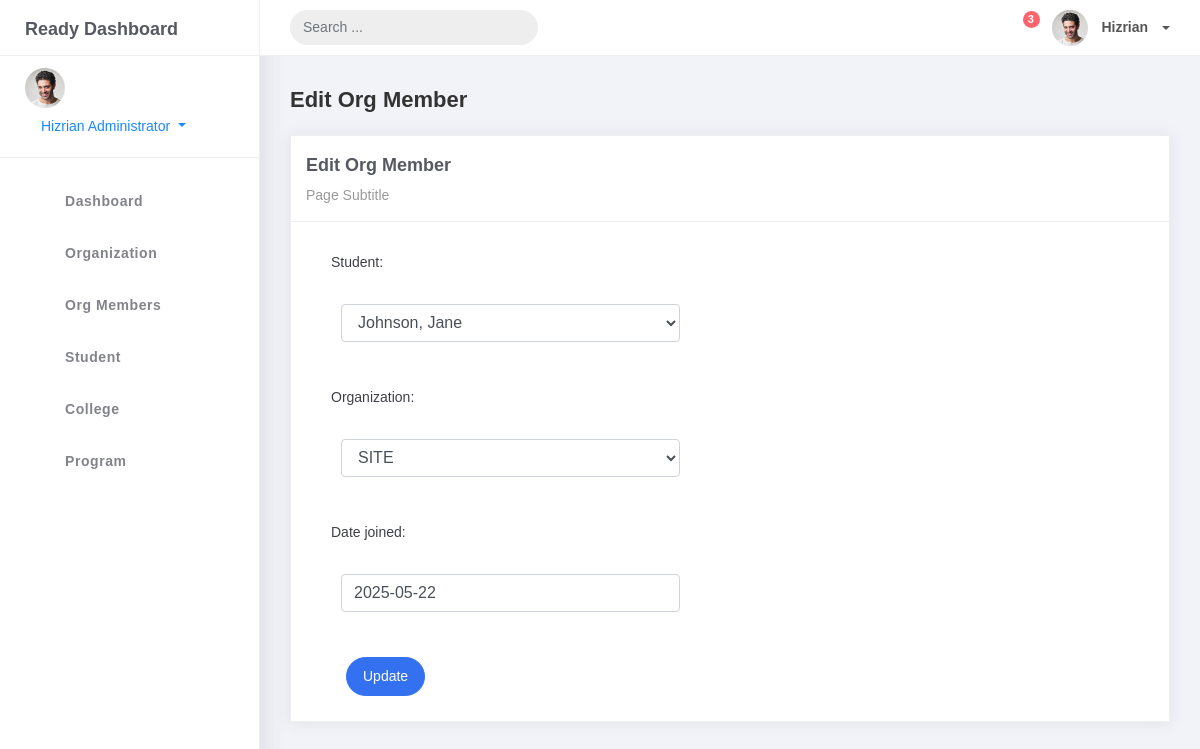
The app's page /orgmember_list/12 with its own data.
### studentorgs/models.py (models this page shows)
class BaseModel(models.Model):
    created_at = models.DateTimeField(auto_now_add=True, db_index=True)
    updated_at = models.DateTimeField(auto_now=True)
    class Meta:
        abstract = True

class OrgMember(BaseModel):
    student = models.ForeignKey(Student, on_delete=models.CASCADE)
    organization = models.ForeignKey(Organization, on_delete=models.CASCADE)  # Changed from Organization to organization
    date_joined = models.DateField()

### studentorgs/views.py (the view)
# urls.py: path('orgmember_list/<pk>', OrgMemberUpdateView.as_view(), name='orgmember-update'),
class OrgMemberUpdateView(UpdateView):
    model = OrgMember
    fields = '__all__'
    template_name = 'orgmember_edit.html'
    success_url = reverse_lazy('orgmember-list')

### studentorgs/models.py (called while the page is built)
    def __str__(self):
        return self.name

    def __str__(self):
        return f"{self.lastname}, {self.firstname}"

### templates/orgmember_edit.html (shortened to what this page needs)
{% extends 'base.html' %}
{% load static %}
{% block content %}
<div class="content">
    <div class="container-fluid">
        <h4 class="page-title">Edit Org Member</h4>
        <div class="row">
            <div class="col-md-12">
                <div class="card">
                    <div class="card-header">
                        <div class="card-title">Edit Org Member</div>
                        <div class="card-category">Page Subtitle</div>
                    </div>
                    <div class="col-md-6">
                        <div class="card-body">
                            <form action="" method="post" novalidate>
                                {% include 'includes/form.html' %}
                                <div class="form-group">
                                    <div class="col-md-12 col-sm-3">
                                        <button type="submit" class="btn btn-primary btn-rounded">Update</button>
                                    </div>
                                </div>
                            </form>
                        </div>
                    </div>
                </div>
            </div>
        </div>
    </div>
</div>
{% endblock %}

### templates/includes/form.html (shortened to what this page needs)
{% load widget_tweaks %}
{% for field in form %}
<div class="field item form-group">
    <label>{{ field.label_tag}}</label>
    <div class="form-group">
        {% render_field field class="form-control" %}
    </div>
</div>
{% endfor %}

### records on screen
OrgMember: student "Johnson, Jane" "SITE" "2025-05-22"

### other values on screen
{{ field.label_tag }} "Student:" "Organization:" "Date joined:"
